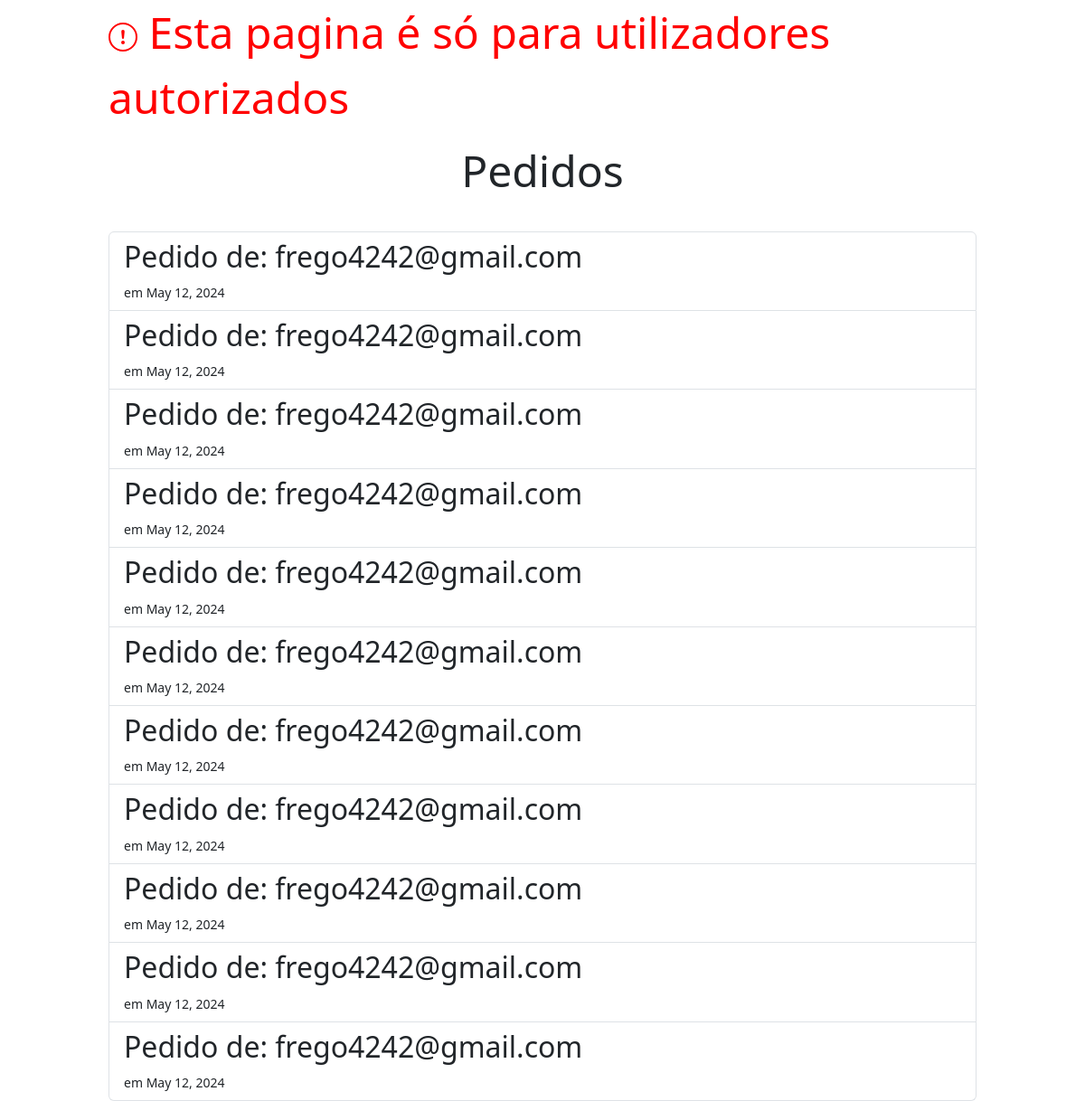
Before: /backend/ver_pedidos/ with the older database file.
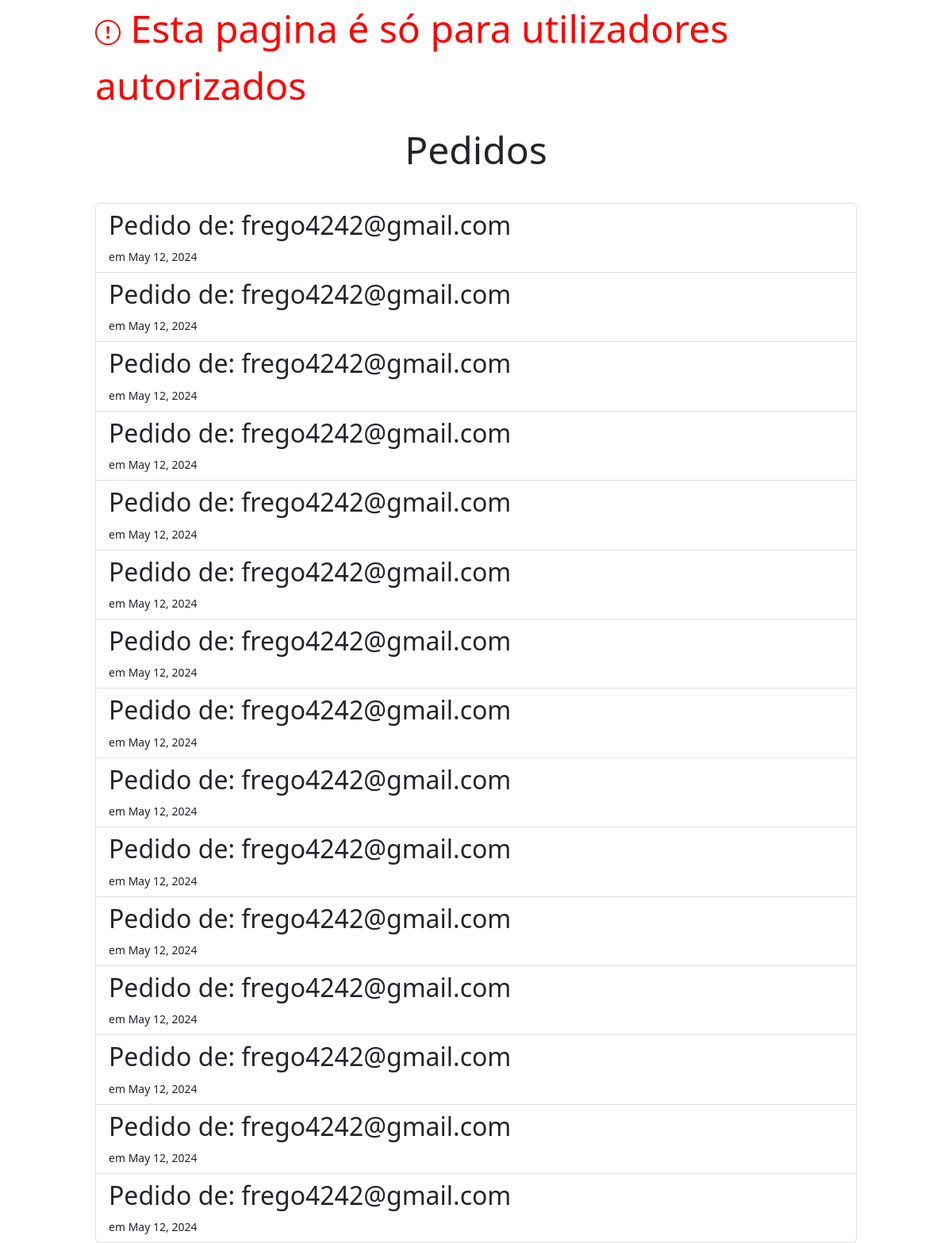
After: the same page with the newer database file.
### romax/models.py (models this page shows)
class PedidosCriacaoAnuncio(models.Model):
    user_id = models.ForeignKey(User,on_delete=models.CASCADE)
    data_pedido = models.DateField(auto_now_add=True)
    data_fecho = models.DateField(blank=True,null=True)
    tratado_por = models.ForeignKey(AgenteImobiliario,null=True , blank=True, on_delete=models.CASCADE)

### romax/views.py (the view)
# urls.py: path('backend/ver_pedidos/', views.ver_pedidos, name='ver_pedidos'),
def ver_pedidos(request):
    return render(request,'romax/ver_pedidos.html', context={
        'Pedidos' : PedidosCriacaoAnuncio.objects.filter(tratado_por=None)#.order_by()
    })

### romax/templates/romax/ver_pedidos.html (shortened to what this page needs)
{% extends 'romax/base_page_BACKEND.html' %}
{% block BACKEND_rest_of_page %}
<h1 id="title">Pedidos</h1>
<div class="list-group">
    {% for pedido in Pedidos %}
        <a href="{% url 'romax:criar_propriedade_pagina' pedido.id %}" class="list-group-item list-group-item-action " aria-current="true">
            <h2>Pedido de: {{ pedido.user_id }}</h2>
            <small>em {{ pedido.data_pedido }}</small>
        </a>
    {% empty %}
        <a class="list-group-item disabled" href="#">Não há pedidos por tratar</a>
    {% endfor %}
</div>
{%  endblock %}

Changed rows visible on the page:
added PedidosCriacaoAnuncio: user_id "frego4242@gmail.com", data_pedido "May 12, 2024"
added PedidosCriacaoAnuncio: user_id "frego4242@gmail.com", data_pedido "May 12, 2024"
added PedidosCriacaoAnuncio: user_id "frego4242@gmail.com", data_pedido "May 12, 2024"
added PedidosCriacaoAnuncio: user_id "frego4242@gmail.com", data_pedido "May 12, 2024"
